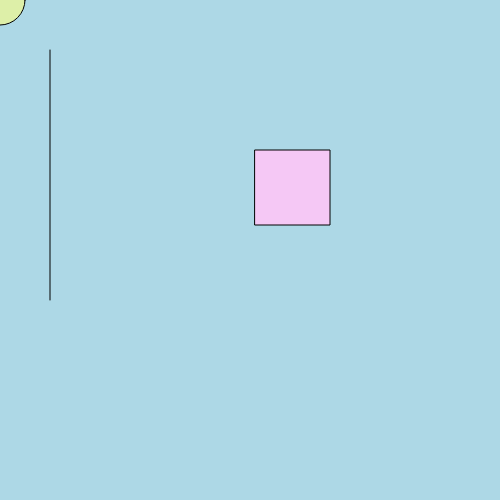
Frame 1 (no input)
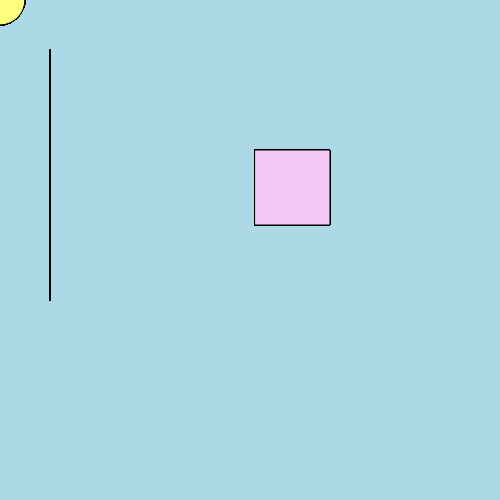
Frame 60 (no input)
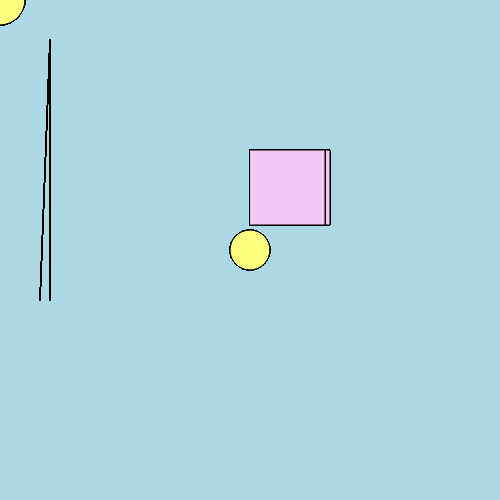
Frame 120 (the mouse pressed at the canvas centre since frame 60)

The p5.js sketch that drew these frames (run headless with seeded random() and noise() and a simulated clock; from frame 60 on, the mouse is pressed at the canvas centre):

// p5.js sketch
// ── sketch.js
var iceberg=255;
	eardrum=50;
//The setup function only happens once
function setup() {
	createCanvas(500, 500); //create a 500px X 500px canvas
	background(173,216,230);
}

//The draw function happens over and over again
function draw() {
  //an RGB color for the canvas' background
  //circle
  stroke(255,255,127) // an RGB color for the circle's border
  fill(255,255,127,150); // an RGB color for the inside of the circle (the last number refers to transparency (min. 0, max. 255))
  stroke(0);
  ellipse(mouseX,mouseY,eardrum,eardrum);
  fill(245,200,245,iceberg);//pink color for square
  rect(iceberg,150,75,75); // center of canvas, 20px dia
  line(50,eardrum,eardrum,300);
}

function mousePressed(){
	iceberg=iceberg-5;
	eardrum=eardrum-10;
}
